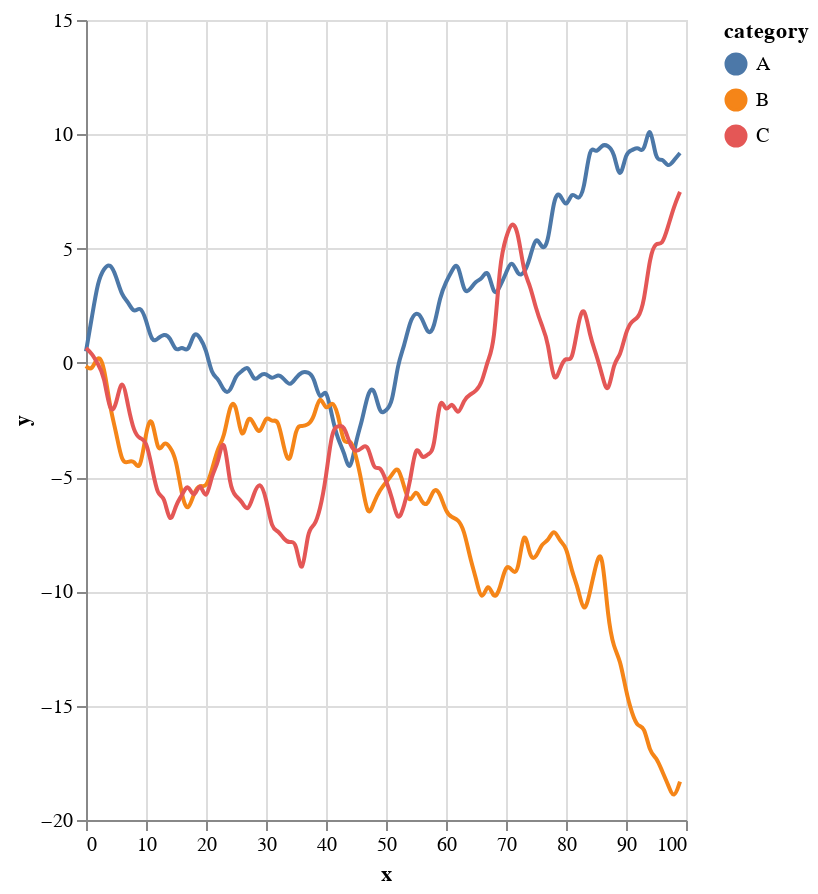

Notebook code cell kept with this figure:
### Markdown cell above
We can improve the graphs making them dynamic!

### Code cell
# | column: page

import altair as alt
import numpy as np
import pandas as pd

alt.themes.enable("vox")

np.random.seed(42)
source = pd.DataFrame(
    np.cumsum(np.random.randn(100, 3), 0).round(2),
    columns=["A", "B", "C"],
    index=pd.RangeIndex(100, name="x"),
)
source = source.reset_index().melt("x", var_name="category", value_name="y")

# Create a selection that chooses the nearest point & selects based on x-value
nearest = alt.selection_point(nearest=True, on="mouseover", fields=["x"], empty=False)

# The basic line
line = (
    alt.Chart(source)
    .mark_line(interpolate="basis")
    .encode(x="x:Q", y="y:Q", color="category:N")
)

# Transparent selectors across the chart. This is what tells us
# the x-value of the cursor
selectors = (
    alt.Chart(source)
    .mark_point()
    .encode(
        x="x:Q",
        opacity=alt.value(0),
    )
    .add_params(nearest)
)

# Draw points on the line, and highlight based on selection
points = line.mark_point().encode(
    opacity=alt.condition(nearest, alt.value(1), alt.value(0))
)

# Draw text labels near the points, and highlight based on selection
text = line.mark_text(align="left", dx=5, dy=-5).encode(
    text=alt.condition(nearest, "y:Q", alt.value(" "))
)

# Draw a rule at the location of the selection
rules = (
    alt.Chart(source)
    .mark_rule(color="gray")
    .encode(
        x="x:Q",
    )
    .transform_filter(nearest)
)

# Put the five layers into a chart and bind the data
alt.layer(line, selectors, points, rules, text).properties(
    width="container", height=400
)

### Figure 1 — Vega-Lite specification as saved in the notebook (floating-point values rounded to 4 significant figures; data arrays with more than 128 entries replaced by an {"elided": "..."} marker saying what was removed)
{"usermeta": {"embedOptions": {"theme": "vox"}}, "config": {"view": {"continuousWidth": 300, "continuousHeight": 300}}, "layer": [{"mark": {"type": "line", "interpolate": "basis"}, "encoding": {"color": {"field": "category", "type": "nominal"}, "x": {"field": "x", "type": "quantitative"}, "y": {"field": "y", "type": "quantitative"}}}, {"mark": {"type": "point"}, "encoding": {"opacity": {"value": 0}, "x": {"field": "x", "type": "quantitative"}}, "name": "view_1"}, {"mark": {"type": "point"}, "encoding": {"color": {"field": "category", "type": "nominal"}, "opacity": {"condition": {"param": "param_1", "value": 1, "empty": false}, "value": 0}, "x": {"field": "x", "type": "quantitative"}, "y": {"field": "y", "type": "quantitative"}}}, {"mark": {"type": "rule", "color": "gray"}, "encoding": {"x": {"field": "x", "type": "quantitative"}}, "transform": [{"filter": {"param": "param_1", "empty": false}}]}, {"mark": {"type": "text", "align": "left", "dx": 5, "dy": -5}, "encoding": {"color": {"field": "category", "type": "nominal"}, "text": {"condition": {"param": "param_1", "empty": false, "field": "y", "type": "quantitative"}, "value": " "}, "x": {"field": "x", "type": "quantitative"}, "y": {"field": "y", "type": "quantitative"}}}], "data": {"name": "data-6721a5d73fc2eb4feb320b5cbb7cae62"}, "height": 400, "params": [{"name": "param_1", "select": {"type": "point", "fields": ["x"], "nearest": true, "on": "mouseover"}, "views": ["view_1"]}], "width": "container", "$schema": "https://vega.github.io/schema/vega-lite/v5.16.3.json", "datasets": {"data-6721a5d73fc2eb4feb320b5cbb7cae62": {"elided": "300 records"}}}
